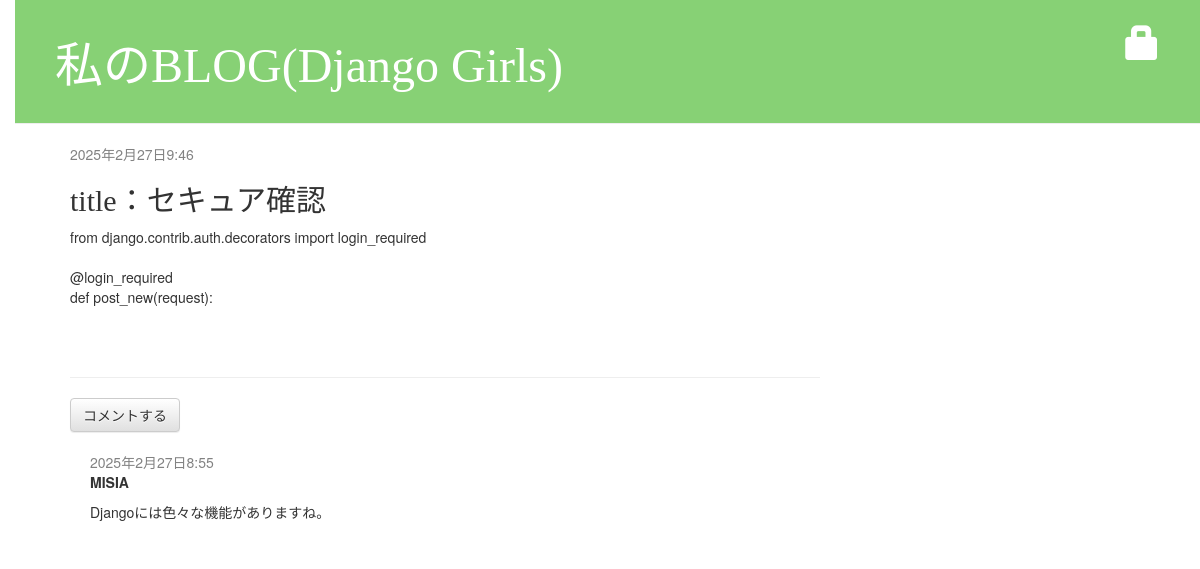
Page /post/6/ on the committed database.
### blog/models.py (models this page shows, shortened)
class Post(models.Model):
    author = models.ForeignKey(settings.AUTH_USER_MODEL, on_delete=models.CASCADE)
    title = models.CharField(max_length=200)
    text = models.TextField()
    created_date = models.DateTimeField(default=timezone.now)
    published_date = models.DateTimeField(blank=True, null=True)

class Comment(models.Model):
    post = models.ForeignKey('blog.Post', on_delete=models.CASCADE, related_name='comments')
    author = models.CharField(max_length=200)
    text = models.TextField()
    created_date = models.DateTimeField(default=timezone.now)
    approved_comment = models.BooleanField(default=False)

### blog/views.py (the view)
# urls.py: path('post/<int:pk>/', views.post_detail, name='post_detail'),
def post_detail(request, pk):
    post = get_object_or_404(Post, pk=pk)
    return render(request, 'blog/post_detail.html', {'post': post})

### blog/templates/blog/post_detail.html (shortened to what this page needs)
{% extends 'blog/base.html' %}
{% block content %}
    <div class="post">
        {% if post.published_date %}
            <div class="date">
                {{ post.published_date }}
            </div>
        {% else %}
            <form method="POST" action="{% url 'post_publish' pk=post.pk %}" class="post-form">{% csrf_token %}
                <button type="submit" class="post btn btn-secondary" name="publish">投稿する</button>
            </form>
        {% endif %}
        <h2>title：{{ post.title}}</h2>
        <p>{{ post.text | linebreaksbr}}</p>
    </div>
    <hr>
    <a class="btn btn-default" href="{% url 'add_comment_to_post' pk=post.pk %}">コメントする</a>
    {% for comment in post.comments.all %}
        {% if user.is_authenticated or comment.approved_comment %}
            <div class="comment">
                <div class="date">
                    {{ comment.created_date }}
                </div>
                <strong>{{ comment.author }}</strong>
                <p>{{ comment.text|linebreaks }}</p>
            </div>
        {% endif %}
    {% empty %}
        <p>まだコメントはありません。</p>
    {% endfor %}
{% endblock%}

### blog/static/css/blog.css (style rules this page uses)
body { padding-left: 15px; }
h1, h2, h3, h4 { font-family: 'メイリオ'; }
.date { color: #828282; }
.post { margin-bottom: 70px; }
.comment { margin: 20px 0px 20px 20px; }

### rows in the picture
Post: published_date "2025年2月27日9:46", title "セキュア確認", text "from django.contrib.auth.decorators import login_required @login_required def post_new(request):"
Comment: created_date "2025年2月27日8:55", author "MISIA", text "Djangoには色々な機能がありますね。"
